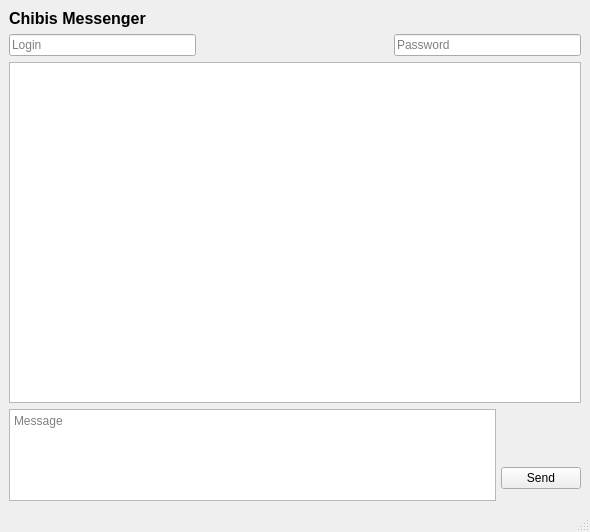
<?xml version="1.0" encoding="UTF-8"?>
<ui version="4.0">
 <class>MainWindow</class>
 <widget class="QMainWindow" name="MainWindow">
  <property name="geometry">
   <rect>
    <x>0</x>
    <y>0</y>
    <width>590</width>
    <height>532</height>
   </rect>
  </property>
  <property name="windowTitle">
   <string>MainWindow</string>
  </property>
  <widget class="QWidget" name="centralwidget">
   <layout class="QGridLayout" name="gridLayout">
    <item row="0" column="0" colspan="3">
     <widget class="QLabel" name="l_name">
      <property name="font">
       <font>
        <pointsize>12</pointsize>
        <weight>75</weight>
        <bold>true</bold>
       </font>
      </property>
      <property name="text">
       <string>Chibis Messenger</string>
      </property>
     </widget>
    </item>
    <item row="1" column="0">
     <widget class="QLineEdit" name="lE_login">
      <property name="placeholderText">
       <string>Login</string>
      </property>
     </widget>
    </item>
    <item row="1" column="1">
     <spacer name="horizontalSpacer_3">
      <property name="orientation">
       <enum>Qt::Horizontal</enum>
      </property>
      <property name="sizeHint" stdset="0">
       <size>
        <width>91</width>
        <height>20</height>
       </size>
      </property>
     </spacer>
    </item>
    <item row="1" column="2">
     <widget class="QLineEdit" name="lE_password">
      <property name="echoMode">
       <enum>QLineEdit::Password</enum>
      </property>
      <property name="placeholderText">
       <string>Password</string>
      </property>
     </widget>
    </item>
    <item row="2" column="0" colspan="3">
     <widget class="QTextBrowser" name="tB_chat">
      <property name="readOnly">
       <bool>true</bool>
      </property>
     </widget>
    </item>
    <item row="3" column="0" colspan="3">
     <layout class="QHBoxLayout" name="horizontalLayout">
      <property name="spacing">
       <number>5</number>
      </property>
      <item>
       <widget class="QTextEdit" name="tE_message">
        <property name="sizePolicy">
         <sizepolicy hsizetype="Expanding" vsizetype="Fixed">
          <horstretch>0</horstretch>
          <verstretch>0</verstretch>
         </sizepolicy>
        </property>
        <property name="maximumSize">
         <size>
          <width>16777215</width>
          <height>92</height>
         </size>
        </property>
        <property name="placeholderText">
         <string>Message</string>
        </property>
       </widget>
      </item>
      <item>
       <layout class="QVBoxLayout" name="verticalLayout">
        <property name="spacing">
         <number>0</number>
        </property>
        <item>
         <spacer name="verticalSpacer">
          <property name="orientation">
           <enum>Qt::Vertical</enum>
          </property>
          <property name="sizeType">
           <enum>QSizePolicy::Minimum</enum>
          </property>
          <property name="sizeHint" stdset="0">
           <size>
            <width>20</width>
            <height>46</height>
           </size>
          </property>
         </spacer>
        </item>
        <item>
         <widget class="QPushButton" name="pB_send">
          <property name="text">
           <string>Send</string>
          </property>
         </widget>
        </item>
       </layout>
      </item>
     </layout>
    </item>
   </layout>
  </widget>
  <widget class="QStatusBar" name="statusbar"/>
 </widget>
 <resources/>
 <connections/>
</ui>
